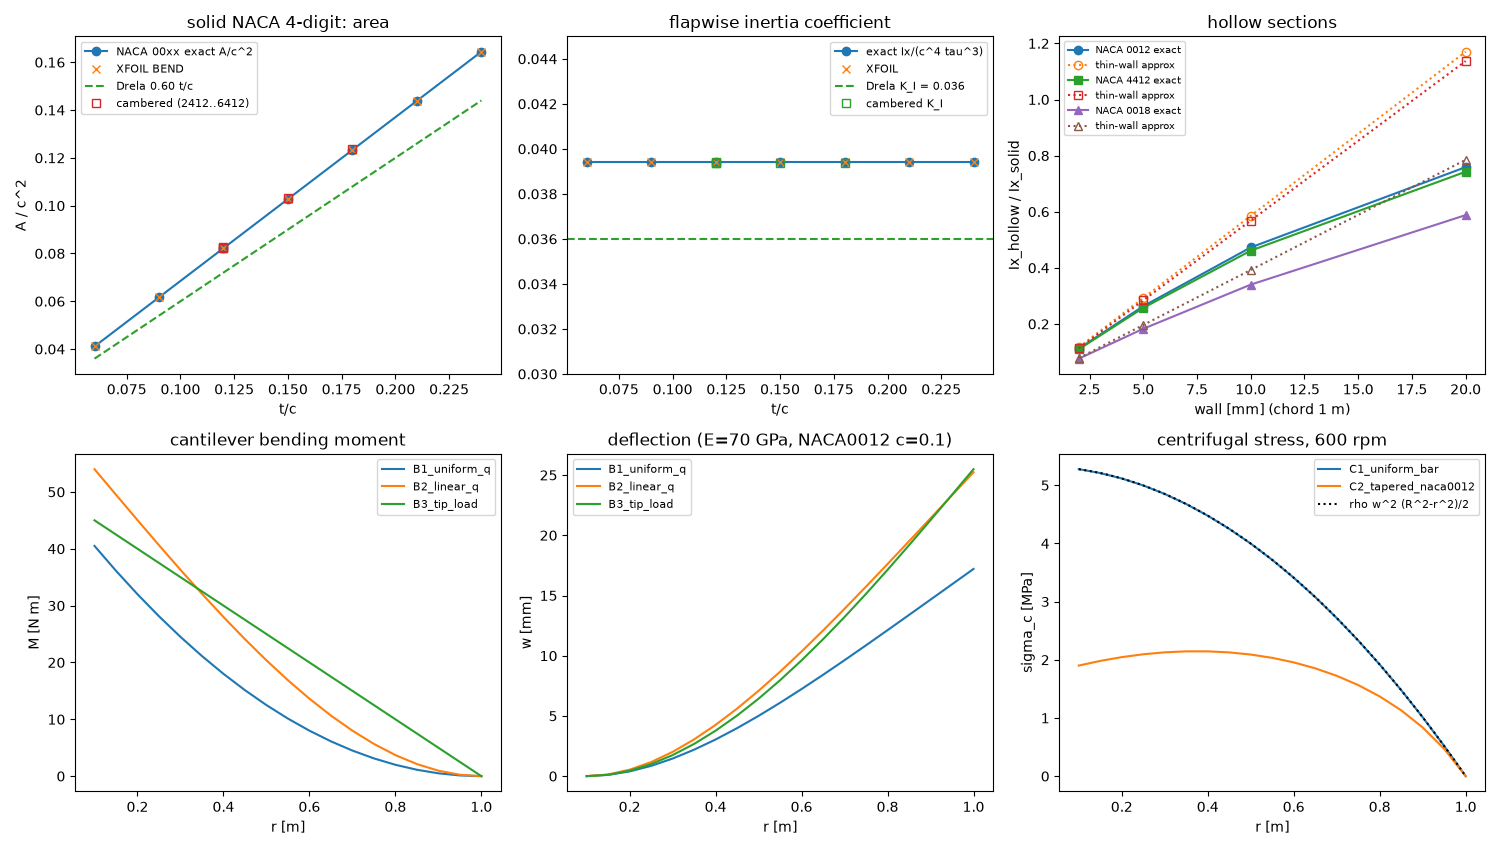

Python code for this plot:
"""Sanity plot of the structural_analytical reference data -> extraction/check_structural_analytical.png"""
import os

import matplotlib

matplotlib.use("Agg")
import matplotlib.pyplot as plt
import numpy as np
import pandas as pd

HERE = os.path.dirname(os.path.abspath(__file__))
CASE = os.path.dirname(HERE)
sec = pd.read_csv(os.path.join(CASE, "experiment", "section_properties.csv"), comment="#")
beam = pd.read_csv(os.path.join(CASE, "experiment", "beam_closed_form.csv"), comment="#")
cen = pd.read_csv(os.path.join(CASE, "experiment", "centrifugal_closed_form.csv"), comment="#")

fig, ax = plt.subplots(2, 3, figsize=(15, 8.5))
sym = sec[sec.case_id.str.match(r"naca00\d\d_solid$")]
cam = sec[sec.case_id.str.match(r"naca[2-6]4\d\d_solid$")]
a = ax[0, 0]
a.plot(sym.t_c, sym.A_m2, "o-", label="NACA 00xx exact A/c^2")
a.plot(sym.t_c, sym.xfoil_A_m2, "x", label="XFOIL BEND")
a.plot(sym.t_c, 0.60 * sym.t_c, "--", label="Drela 0.60 t/c")
a.plot(cam.t_c, cam.A_m2, "s", mfc="none", label="cambered (2412..6412)")
a.set_xlabel("t/c")
a.set_ylabel("A / c^2")
a.legend(fontsize=8)
a.set_title("solid NACA 4-digit: area")
a = ax[0, 1]
a.plot(sym.t_c, sym.Ix_m4 / sym.t_c ** 3, "o-", label="exact Ix/(c^4 tau^3)")
a.plot(sym.t_c, sym.xfoil_Ix_m4 / sym.t_c ** 3, "x", label="XFOIL")
a.axhline(0.036, ls="--", color="C2", label="Drela K_I = 0.036")
a.plot(cam.t_c, cam.K_I, "s", mfc="none", label="cambered K_I")
a.set_ylim(0.03, 0.045)
a.set_xlabel("t/c")
a.legend(fontsize=8)
a.set_title("flapwise inertia coefficient")
a = ax[0, 2]
for code, m in (("0012", "o"), ("4412", "s"), ("0018", "^")):
    h = sec[sec.case_id.str.match(r"naca%s_hollow_w[0-9.]+$" % code)]
    a.plot(h.wall_m * 1000, h.Ix_m4 / sec[sec.case_id == "naca%s_solid" % code].Ix_m4.iloc[0], m + "-",
           label="NACA %s exact" % code)
    a.plot(h.wall_m * 1000, h.thinwall_Ix_m4 / sec[sec.case_id == "naca%s_solid" % code].Ix_m4.iloc[0], m + ":",
           mfc="none", label="thin-wall approx")
a.set_xlabel("wall [mm] (chord 1 m)")
a.set_ylabel("Ix_hollow / Ix_solid")
a.legend(fontsize=7)
a.set_title("hollow sections")
a = ax[1, 0]
for k, g in beam.groupby("case_id"):
    a.plot(g.r_m, g.moment_flap_nm, label=k)
a.set_xlabel("r [m]")
a.set_ylabel("M [N m]")
a.legend(fontsize=8)
a.set_title("cantilever bending moment")
a = ax[1, 1]
for k, g in beam.groupby("case_id"):
    a.plot(g.r_m, g.deflection_flap_m * 1000, label=k)
a.set_xlabel("r [m]")
a.set_ylabel("w [mm]")
a.legend(fontsize=8)
a.set_title("deflection (E=70 GPa, NACA0012 c=0.1)")
a = ax[1, 2]
for k, g in cen.groupby("case_id"):
    a.plot(g.r_m, g.stress_centrifugal_pa / 1e6, label=k)
r = np.linspace(0.1, 1, 50)
a.plot(r, 2700 * (600 * 2 * np.pi / 60) ** 2 * (1 - r ** 2) / 2 / 1e6, "k:", label="rho w^2 (R^2-r^2)/2")
a.set_xlabel("r [m]")
a.set_ylabel("sigma_c [MPa]")
a.legend(fontsize=8)
a.set_title("centrifugal stress, 600 rpm")
fig.tight_layout()
fig.savefig(os.path.join(HERE, "check_structural_analytical.png"), dpi=100)
